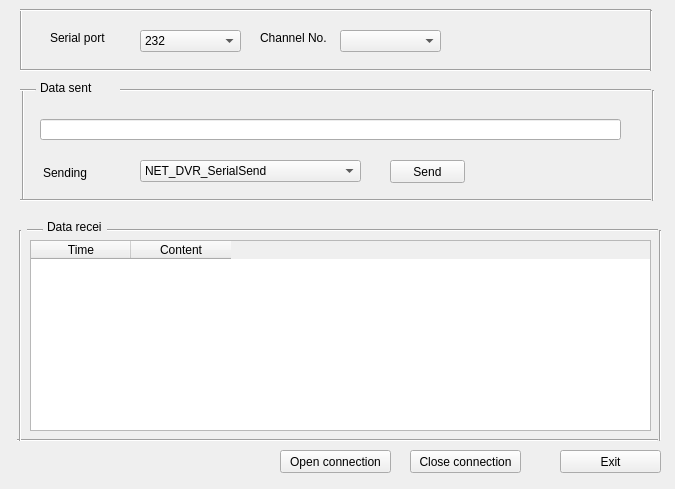
<?xml version="1.0" encoding="UTF-8"?>
<ui version="4.0">
 <class>SerialTransferClass</class>
 <widget class="QWidget" name="SerialTransferClass">
  <property name="geometry">
   <rect>
    <x>0</x>
    <y>0</y>
    <width>675</width>
    <height>489</height>
   </rect>
  </property>
  <property name="windowTitle">
   <string>SerialTransfer</string>
  </property>
  <widget class="QPushButton" name="pushButton_stopserial">
   <property name="geometry">
    <rect>
     <x>410</x>
     <y>450</y>
     <width>111</width>
     <height>23</height>
    </rect>
   </property>
   <property name="text">
    <string>Close connection</string>
   </property>
  </widget>
  <widget class="QPushButton" name="pushButton_startserial">
   <property name="geometry">
    <rect>
     <x>280</x>
     <y>450</y>
     <width>111</width>
     <height>23</height>
    </rect>
   </property>
   <property name="text">
    <string>Open connection</string>
   </property>
  </widget>
  <widget class="QLabel" name="channelNumlabel">
   <property name="geometry">
    <rect>
     <x>260</x>
     <y>30</y>
     <width>81</width>
     <height>16</height>
    </rect>
   </property>
   <property name="text">
    <string>Channel No.</string>
   </property>
  </widget>
  <widget class="QLabel" name="channelTypelable">
   <property name="geometry">
    <rect>
     <x>50</x>
     <y>30</y>
     <width>91</width>
     <height>16</height>
    </rect>
   </property>
   <property name="text">
    <string>Serial port</string>
   </property>
  </widget>
  <widget class="Line" name="line">
   <property name="geometry">
    <rect>
     <x>20</x>
     <y>10</y>
     <width>3</width>
     <height>61</height>
    </rect>
   </property>
   <property name="orientation">
    <enum>Qt::Vertical</enum>
   </property>
  </widget>
  <widget class="Line" name="line_2">
   <property name="geometry">
    <rect>
     <x>650</x>
     <y>10</y>
     <width>3</width>
     <height>61</height>
    </rect>
   </property>
   <property name="orientation">
    <enum>Qt::Vertical</enum>
   </property>
  </widget>
  <widget class="Line" name="line_3">
   <property name="geometry">
    <rect>
     <x>20</x>
     <y>0</y>
     <width>631</width>
     <height>20</height>
    </rect>
   </property>
   <property name="orientation">
    <enum>Qt::Horizontal</enum>
   </property>
  </widget>
  <widget class="Line" name="line_4">
   <property name="geometry">
    <rect>
     <x>20</x>
     <y>60</y>
     <width>631</width>
     <height>20</height>
    </rect>
   </property>
   <property name="orientation">
    <enum>Qt::Horizontal</enum>
   </property>
  </widget>
  <widget class="Line" name="line_5">
   <property name="geometry">
    <rect>
     <x>120</x>
     <y>80</y>
     <width>531</width>
     <height>20</height>
    </rect>
   </property>
   <property name="orientation">
    <enum>Qt::Horizontal</enum>
   </property>
  </widget>
  <widget class="Line" name="line_6">
   <property name="geometry">
    <rect>
     <x>13</x>
     <y>90</y>
     <width>20</width>
     <height>111</height>
    </rect>
   </property>
   <property name="orientation">
    <enum>Qt::Vertical</enum>
   </property>
  </widget>
  <widget class="Line" name="line_7">
   <property name="geometry">
    <rect>
     <x>20</x>
     <y>190</y>
     <width>631</width>
     <height>20</height>
    </rect>
   </property>
   <property name="orientation">
    <enum>Qt::Horizontal</enum>
   </property>
  </widget>
  <widget class="Line" name="line_8">
   <property name="geometry">
    <rect>
     <x>643</x>
     <y>90</y>
     <width>20</width>
     <height>111</height>
    </rect>
   </property>
   <property name="orientation">
    <enum>Qt::Vertical</enum>
   </property>
  </widget>
  <widget class="QLabel" name="channelTypelable_2">
   <property name="geometry">
    <rect>
     <x>40</x>
     <y>80</y>
     <width>71</width>
     <height>16</height>
    </rect>
   </property>
   <property name="text">
    <string>Data sent</string>
   </property>
  </widget>
  <widget class="Line" name="line_9">
   <property name="geometry">
    <rect>
     <x>20</x>
     <y>80</y>
     <width>16</width>
     <height>20</height>
    </rect>
   </property>
   <property name="orientation">
    <enum>Qt::Horizontal</enum>
   </property>
  </widget>
  <widget class="Line" name="line_10">
   <property name="geometry">
    <rect>
     <x>17</x>
     <y>430</y>
     <width>641</width>
     <height>20</height>
    </rect>
   </property>
   <property name="orientation">
    <enum>Qt::Horizontal</enum>
   </property>
  </widget>
  <widget class="Line" name="line_11">
   <property name="geometry">
    <rect>
     <x>107</x>
     <y>220</y>
     <width>551</width>
     <height>20</height>
    </rect>
   </property>
   <property name="orientation">
    <enum>Qt::Horizontal</enum>
   </property>
  </widget>
  <widget class="QLabel" name="channelTypelable_3">
   <property name="geometry">
    <rect>
     <x>47</x>
     <y>220</y>
     <width>54</width>
     <height>13</height>
    </rect>
   </property>
   <property name="text">
    <string>Data received</string>
   </property>
  </widget>
  <widget class="Line" name="line_12">
   <property name="geometry">
    <rect>
     <x>27</x>
     <y>220</y>
     <width>16</width>
     <height>20</height>
    </rect>
   </property>
   <property name="orientation">
    <enum>Qt::Horizontal</enum>
   </property>
  </widget>
  <widget class="Line" name="line_13">
   <property name="geometry">
    <rect>
     <x>650</x>
     <y>230</y>
     <width>20</width>
     <height>211</height>
    </rect>
   </property>
   <property name="orientation">
    <enum>Qt::Vertical</enum>
   </property>
  </widget>
  <widget class="Line" name="line_14">
   <property name="geometry">
    <rect>
     <x>10</x>
     <y>230</y>
     <width>20</width>
     <height>211</height>
    </rect>
   </property>
   <property name="orientation">
    <enum>Qt::Vertical</enum>
   </property>
  </widget>
  <widget class="QLabel" name="channelTypelable_4">
   <property name="geometry">
    <rect>
     <x>43</x>
     <y>163</y>
     <width>101</width>
     <height>20</height>
    </rect>
   </property>
   <property name="text">
    <string>Sending</string>
   </property>
  </widget>
  <widget class="QPushButton" name="pushButton_send">
   <property name="geometry">
    <rect>
     <x>390</x>
     <y>160</y>
     <width>75</width>
     <height>23</height>
    </rect>
   </property>
   <property name="text">
    <string>Send</string>
   </property>
  </widget>
  <widget class="QLineEdit" name="lineEdit">
   <property name="geometry">
    <rect>
     <x>40</x>
     <y>119</y>
     <width>581</width>
     <height>21</height>
    </rect>
   </property>
  </widget>
  <widget class="QTableWidget" name="tableWidget">
   <property name="geometry">
    <rect>
     <x>30</x>
     <y>240</y>
     <width>621</width>
     <height>191</height>
    </rect>
   </property>
   <column>
    <property name="text">
     <string>Time</string>
    </property>
   </column>
   <column>
    <property name="text">
     <string>Content</string>
    </property>
   </column>
  </widget>
  <widget class="QPushButton" name="pushButton_exit">
   <property name="geometry">
    <rect>
     <x>560</x>
     <y>450</y>
     <width>101</width>
     <height>23</height>
    </rect>
   </property>
   <property name="text">
    <string>Exit</string>
   </property>
  </widget>
  <widget class="QComboBox" name="comboBox_channeltype">
   <property name="geometry">
    <rect>
     <x>140</x>
     <y>30</y>
     <width>101</width>
     <height>22</height>
    </rect>
   </property>
   <item>
    <property name="text">
     <string>232</string>
    </property>
   </item>
   <item>
    <property name="text">
     <string>485</string>
    </property>
   </item>
  </widget>
  <widget class="QComboBox" name="comboBox_channelnum">
   <property name="geometry">
    <rect>
     <x>340</x>
     <y>30</y>
     <width>101</width>
     <height>22</height>
    </rect>
   </property>
  </widget>
  <widget class="QComboBox" name="comboBox_sendinterface">
   <property name="geometry">
    <rect>
     <x>140</x>
     <y>160</y>
     <width>221</width>
     <height>22</height>
    </rect>
   </property>
   <item>
    <property name="text">
     <string>NET_DVR_SerialSend</string>
    </property>
   </item>
   <item>
    <property name="text">
     <string>NET_DVR_SendToSerialPort</string>
    </property>
   </item>
   <item>
    <property name="text">
     <string>NET_DVR_SendTo232Port</string>
    </property>
   </item>
  </widget>
 </widget>
 <layoutdefault spacing="6" margin="11"/>
 <resources/>
 <connections/>
</ui>
